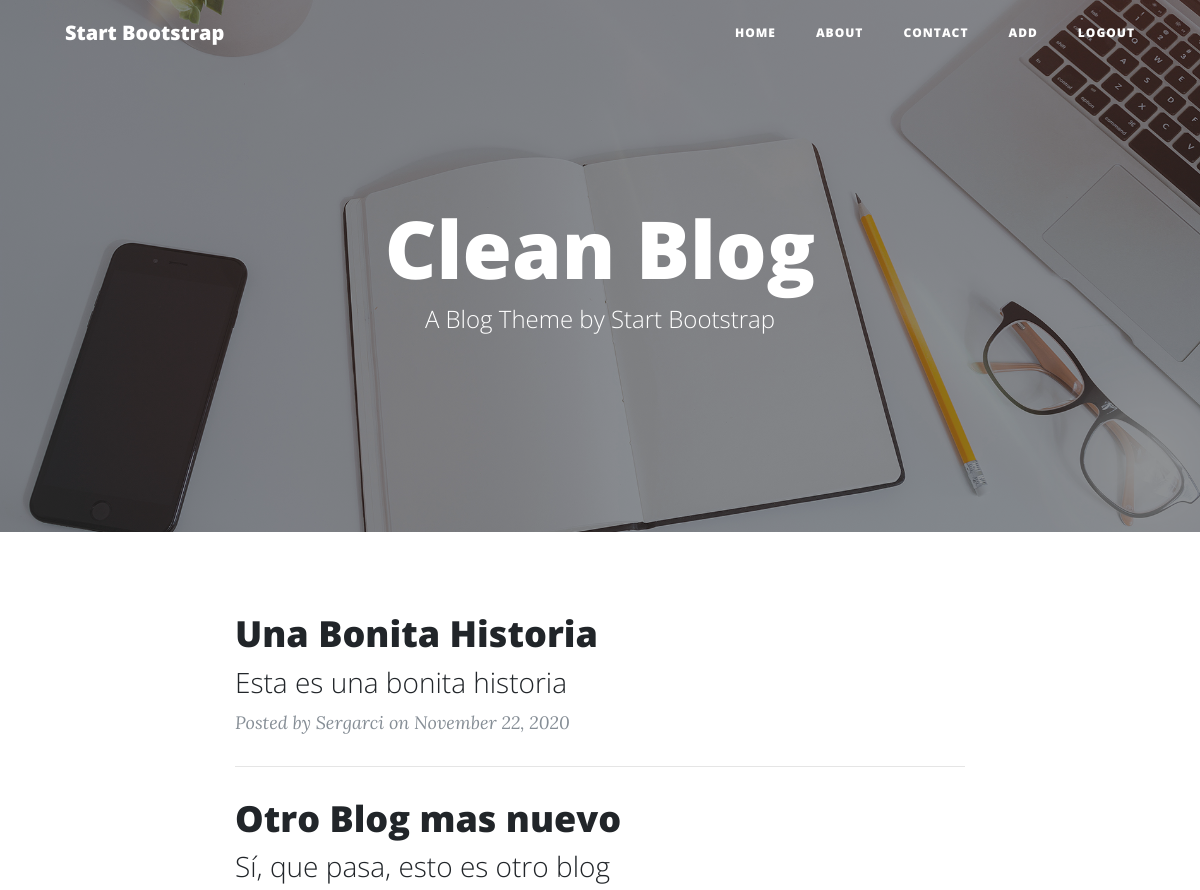
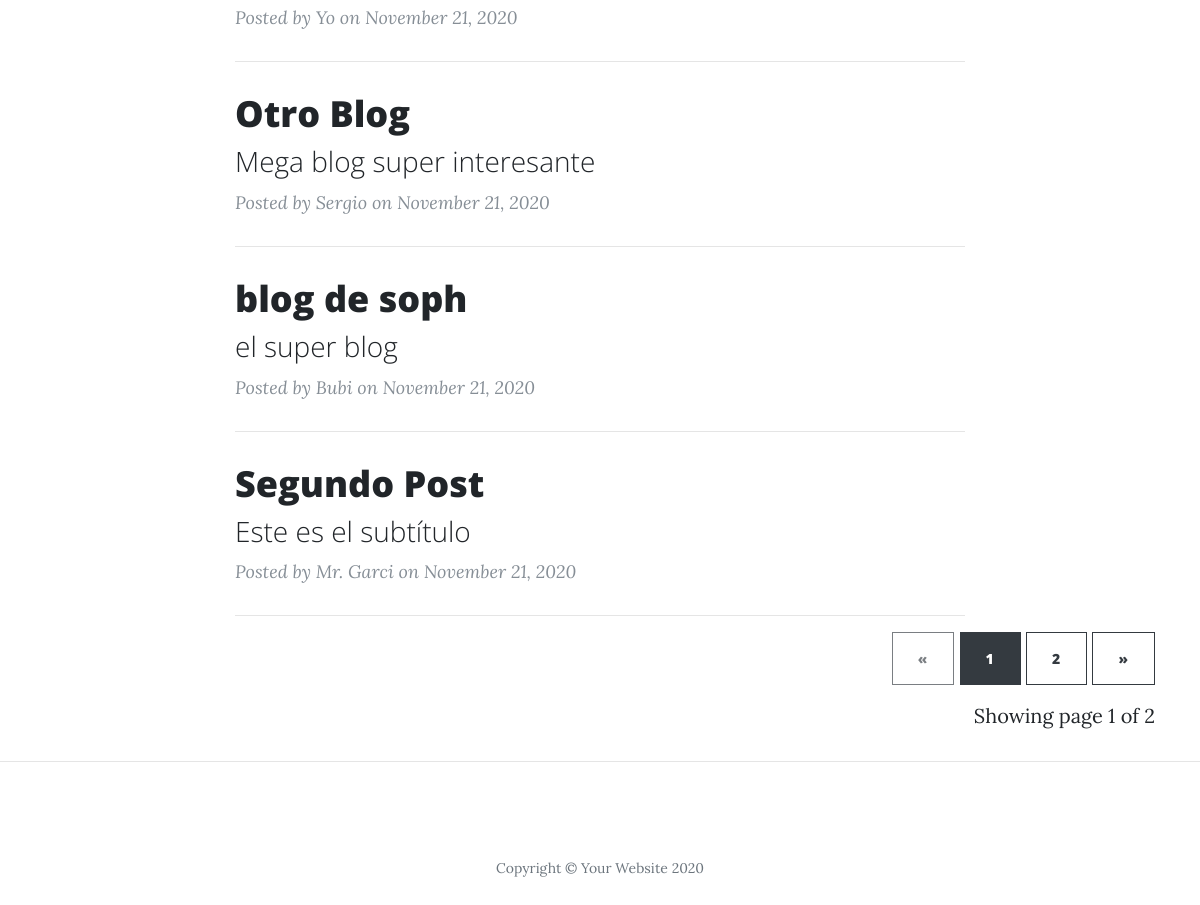
Screenshot of / (signed in) with the database file from the repository (2 pictures, top to bottom).
### app.py (models this page shows)
class Blogpost(db.Model):
    id = db.Column(db.Integer, primary_key=True)
    title = db.Column(db.String(50))
    subtitle = db.Column(db.String(50))
    author = db.Column(db.String(20))
    date_posted = db.Column(db.DateTime)
    content = db.Column(db.Text)

### app.py (the view)
@app.route('/')
def index():
    page = request.args.get('page', 1, type=int)
    posts = Blogpost.query.order_by(Blogpost.date_posted.desc()).paginate(page=page, per_page=BLOGS_PER_PAGE)
    return render_template('index.html', posts=posts)

### app.py (called while the page is built)
@login_manager.user_loader
def user_loader(user_id):
    return User.query.get(user_id)

### templates/index.html (shortened to what this page needs)
<!DOCTYPE html>
<html lang="en">
<head>
  <link href="{{ url_for('static', filename = 'bootstrap.min.css') }}" rel="stylesheet">
  <link href="{{ url_for('static', filename = 'all.min.css') }}" rel="stylesheet" type="text/css">
  <link href="{{ url_for('static', filename = 'clean-blog.min.css') }}" rel="stylesheet">
</head>
<body>
  <nav class="navbar navbar-expand-lg navbar-light fixed-top" id="mainNav">
    <div class="container">
      <a class="navbar-brand" href="{{ url_for('index') }}">Start Bootstrap</a>
      <div class="collapse navbar-collapse" id="navbarResponsive">
        <ul class="navbar-nav ml-auto">
          <li class="nav-item">
            <a class="nav-link" href="{{ url_for('index') }}">Home</a>
          </li>
          <li class="nav-item">
            <a class="nav-link" href="{{ url_for('about') }}">About</a>
          </li>
          <li class="nav-item">
            <a class="nav-link" href="{{ url_for('contact') }}">Contact</a>
          </li>
          {% if current_user.access_lvl == '2' %}
          <li class="nav-item">
            <a class="nav-link" href="{{ url_for('add') }}">Add</a>
          </li>
          {% endif %}
          {% if current_user.is_authenticated %}
          <li class="nav-item">
            <a class="nav-link" href="{{ url_for('logout') }}">Logout</a>
          </li>
          {% endif %}
        </ul>
      </div>
    </div>
  </nav>
  <header class="masthead" style="background-image: url('{{ url_for("static", filename = "home-bg.jpg") }}')">
    <div class="overlay"></div>
    <div class="container">
      <div class="row">
        <div class="col-lg-8 col-md-10 mx-auto">
          <div class="site-heading">
            <h1>Clean Blog</h1>
            <span class="subheading">A Blog Theme by Start Bootstrap</span>
          </div>
        </div>
      </div>
    </div>
  </header>
  <div class="container">
    <div class="row">
      <div class="col-lg-8 col-md-10 mx-auto">
        {% for post in posts.items %}
        <div class="post-preview">
          <a href="{{ url_for('post', post_id=post.id) }}">
            <h2 class="post-title">
              {{ post.title }}
            </h2>
            <h3 class="post-subtitle">
              {{ post.subtitle }}
            </h3>
          </a>
          <p class="post-meta">Posted by
            {{ post.author }}
            on {{ post.date_posted.strftime('%B %d, %Y') }}</p>
        </div>
        <hr>
        {% endfor %}
      </div>
    </div>
    <div class="text-right">
      <a href="{{ url_for('index', page=posts.prev_num) }}"
        class="btn btn-outline-dark
        {% if posts.page == 1 %}disabled{% endif %}">
          &laquo;
      </a>
      {% for page_num in posts.iter_pages(left_edge=1, right_edge=1, left_current=1, right_current=2) %}{% if page_num %}
              {% if posts.page == page_num %}
              <a href="{{ url_for('index', page=page_num) }}"
                class="btn btn-dark">
                  {{ page_num }}
              </a>
              {% else %}
              <a href="{{ url_for('index', page=page_num) }}"
                class="btn btn-outline-dark">
                  {{ page_num }}
              </a>
              {% endif %}
          {% else %}
              ...
          {% endif %}
      {% endfor %}    <a href="{{ url_for('index', page=posts.next_num) }}"
        class="btn btn-outline-dark
        {% if posts.page == posts.pages %}disabled{% endif %}">
          &raquo;
      </a>
    </div>
    <p class="text-right mt-3">
    Showing page {{ posts.page }} of {{ posts.pages }}
    </p>
  </div>
  <hr>
  <footer>
    <div class="container">
      <div class="row">
        <div class="col-lg-8 col-md-10 mx-auto">
          <p class="copyright text-muted">Copyright &copy; Your Website 2020</p>
        </div>
      </div>
    </div>
  </footer>
</body>
</html>

### rows the page displays
Blogpost: title "Una Bonita Historia", subtitle "Esta es una bonita historia", author "Sergarci", date_posted "November 22, 2020"
Blogpost: title "Otro Blog mas nuevo", subtitle "Sí, que pasa, esto es otro blog", author "Yo", date_posted "November 21, 2020"
Blogpost: title "Otro Blog", subtitle "Mega blog super interesante", author "Sergio", date_posted "November 21, 2020"
Blogpost: title "blog de soph", subtitle "el super blog", author "Bubi", date_posted "November 21, 2020"
Blogpost: title "Segundo Post", subtitle "Este es el subtítulo", author "Mr. Garci", date_posted "November 21, 2020"

### other values shown
{{ page_num }} "1"
{{ page_num }} "2"
{{ posts.page }} "1"
{{ posts.pages }} "2"
